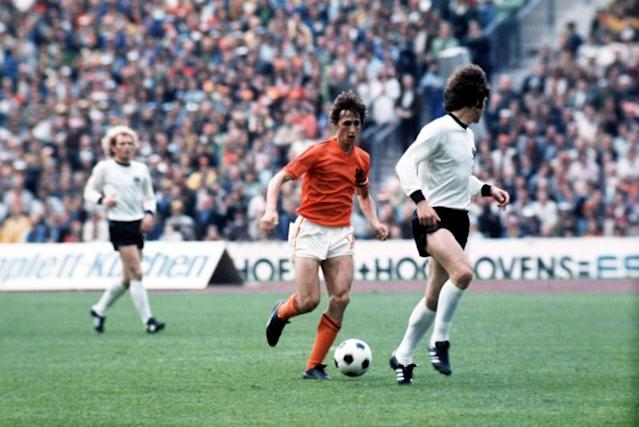
#> input picture images/wm74_2.bmp, 639 x 427 px, found by its file name
$ jupyter execute fft_filter2.ipynb
#> lines starting #> are read from the running program, lines starting #| are printed output that depends on the picture; long printed decimals are rounded
# FFT Filtering Test
### CS4243

[cell 1]
import numpy as np
import cv2 as cv
from matplotlib import pyplot as plt

[cell 2]
# constant coefficient to show the images if necessary

dc=100

[cell 3]
# The function takes two dimension inputs for the filter image;
# the third para is D0, which defines the circle area of the LowPass Filter.
# parameters: Image is MxN, D0 is the cutoff freq

def idealLowPass(M, N, D0):
    # Initializing the filter with ones; since the filter is a complex function,
    # it has two channels, representing the real and imaginary parts:

    filter = np.ones((M, N), dtype=np.uint8)
    # normalized cut_off frequency is mapped to real index
    D0 = D0 * min(M,N) / 2
    # Scanning through each pixel and calculating the distance of each pixel
    # to the image center. If the pixel is within D0, it is changed to 0:
    for i in range(M):
        for j in range(N):
            if ( (i-M/2)**2 + (j-N/2)**2)**0.5 >= D0:
                filter[i,j]= 0

    return filter

[cell 4]
# The function takes two dimension inputs for the filter image;
# the third para is D0, which defines the circle area of the LowPass Filter.
def idealHighPass(M, N, D0):
    return 1 - idealLowPass(M, N, D0)

[cell 5]
#
#
def ButterworthLowPass(M, N, D0, n_o):
    #
    filter = np.zeros((M, N))
    # normalized cut_off frequency is mapped to real index
    D0 = D0 * min(M,N) / 2
    n_o = 2 * n_o
    for i in range(M):
        for j in range(N):
            d = ( (i-M/2)**2 + (j-N/2)**2 )**0.5
            filter[i,j]= 1 / ( 1 + (d/D0)**n_o )

    return filter

[cell 6]
#
#
def ButterworthHighPass(M, N, D0, n_o):
    #
    return 1 - ButterworthLowPass(M, N, D0, n_o)

[cell 7]
# read the image, 0 means reading as gray level
gray = cv.imread("..\\wm74_2.bmp", 0)
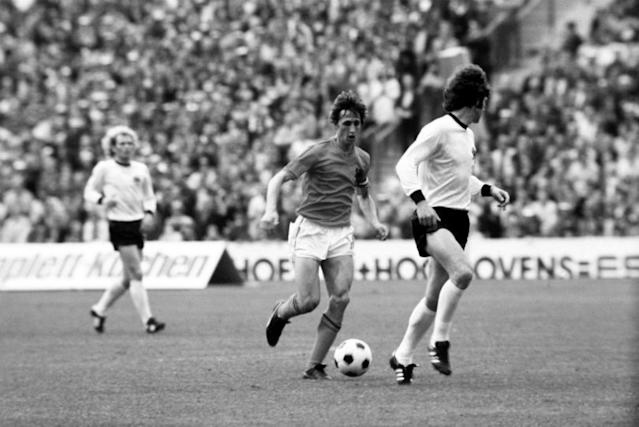
#> gray: shape (427, 639); min 0, max 255, mean 138.4

# Fourier transform
# output, img_dft, is a complex matrix of the image size
img_dft = np.fft.fft2(gray)

# we need to employ fftshift to bring the lower frequency components
# to the centre of the frequency domain
dft_shift = np.fft.fftshift(img_dft)  # Move frequency domain from upper left to middle

print(img_dft.shape , type(img_dft), img_dft[0,0])
#| (427, 639) <class 'numpy.ndarray'> (37763895+0j)

[cell 8]
# filtering

# finding the filter matrix size
M = gray.shape
#> M = (427, 639)
# computing absolute or magnitude or power spectrum and phase of the FFT of the image
dft_shift_abs = np.abs(dft_shift)
dft_shift_phase = np.angle(dft_shift)
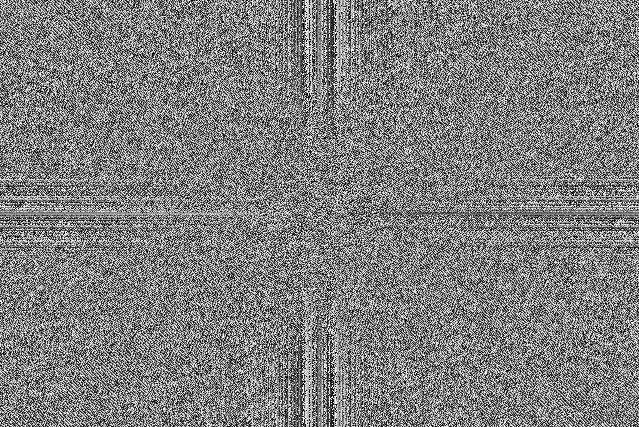
#> dft_shift_phase: shape (427, 639) float64; min -3.14, max 3.14, mean -1.56e-18; drawn with min black and max white

# we build a filter, same size of the image and fft
# lowpass filters
#f = ButterworthLowPass(M[0], M[1], 0.8, 1.5)
f = idealLowPass(M[0], M[1], 0.4)

# if you want highpass filters ....
#f = ButterworthHighPass(M[0], M[1], 0.4, 2)
#f = idealHighPass(M[0], M[1], 0.4)


# filtering, element wise multiplication
dft_shift_abs = np.multiply(dft_shift_abs,f)
# building the complext matrix after filtering
z = np.multiply ( dft_shift_abs , np.exp((1j)*(dft_shift_phase)) )

# fftshift used to re-shift the frequency components to their original place
# and make them ready for inverse fft transform
idft_shift = np.fft.ifftshift(z)  #Move the frequency domain from the middle to the upper left corner

[cell 9]
# showing the results, filtered image in the fft domain
# Z is a complex matrix, same size of your image, real and imaginary elements can be seen here
print(z)
#> (printed output is left out)
print(z.shape)
#| (427, 639)
print(np.min(dft_shift_phase) , '     ', np.min(np.abs(z)))
#| -3.142       0.0
print(np.max(dft_shift_phase) , '     ', np.max(np.abs(z)))
#| 3.142       37763895.0

### Inverse FFT ...

[cell 10]
# inverset fft, image is back to the spatial domain, abs is necessary since the output of
# inverse fourier, ifft, is complex
#
ifimg = np.fft.ifft2(idft_shift)  # Fourier library function call
ifimg = np.abs(ifimg)
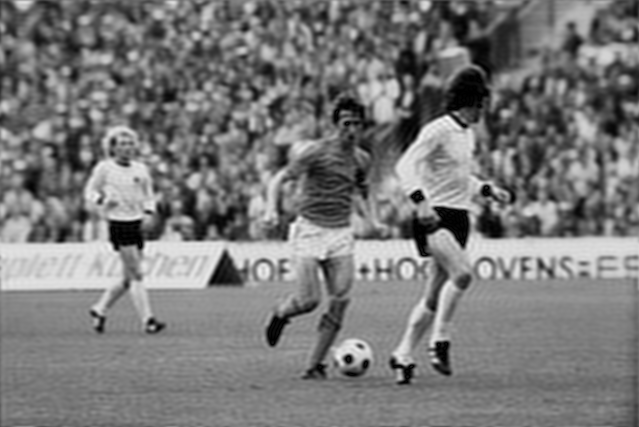
#> ifimg: shape (427, 639) float64; min 0.0819, max 290.6, mean 138.5; drawn with min black and max white

# showing the result
cv.imshow("Filtering Results",np.uint8(ifimg))
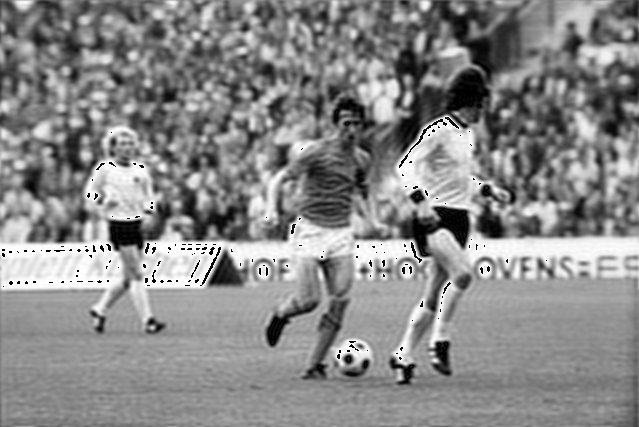
#> window 'Filtering Results': shape (427, 639); min 0, max 255, mean 136.7
cv.imshow("Original Image",gray)

if input('Do you want to see a result+dc too?')=='y':
    cv.imshow("Filtering Results + DC",np.uint8(ifimg))

# Draw pictures
plt.figure(figsize=(12,12))
plt.subplot(221), plt.imshow(gray, 'gray'), plt.title('Original Image')
plt.axis('off')

plt.subplot(222), plt.imshow(np.uint8(ifimg), 'gray'), plt.title('Filtering Results')
plt.axis('off')

plt.subplot(223), plt.imshow(np.uint8(f * dc), 'gray'), plt.title('The Filter')
plt.axis('off')

plt.show()
cv.waitKey(0)
cv.destroyAllWindows()

$ run again, with images/IMG_0054_1024.bmp copied over images/wm74_2.bmp
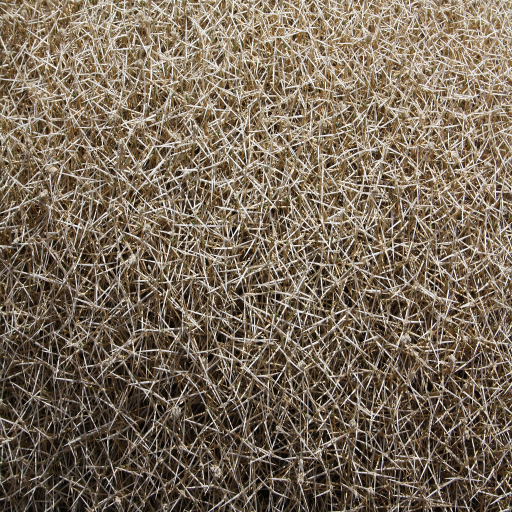
#> input picture images/IMG_0054_1024.bmp, 1024 x 1024 px, found by its file name (shown at 1/2 size)
#| (1024, 1024) <class 'numpy.ndarray'> (114253087+0j)
#> `dft_shift_phase = np.angle(dft_shift)`:
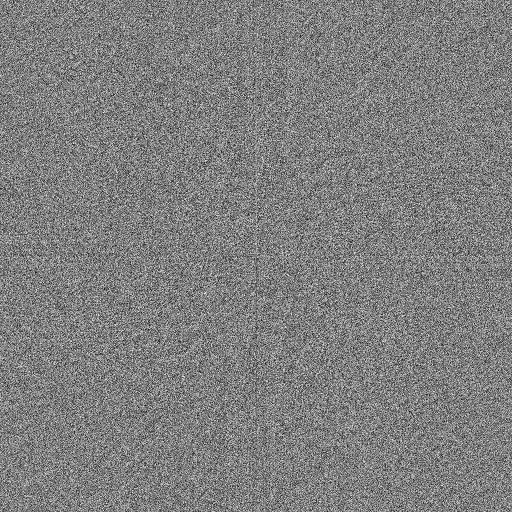
#> dft_shift_phase: shape (1024, 1024) float64 (shown at 1/2 size); min -3.14, max 3.14, mean 1.31e-18; drawn with min black and max white
#> (printed output is left out)
#| (1024, 1024)
#| -3.142       0.0
#| 3.142       114253087.0
#> `ifimg = np.abs(ifimg)`:
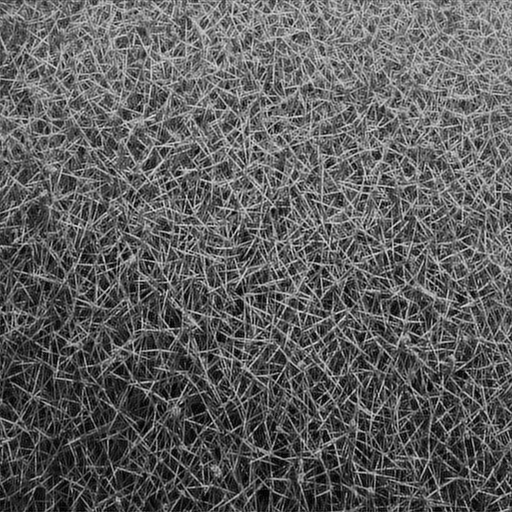
#> ifimg: shape (1024, 1024) float64 (shown at 1/2 size); min 3.98e-05, max 297, mean 109.1; drawn with min black and max white

$ run again, with images/high_spat_freq.bmp copied over images/wm74_2.bmp
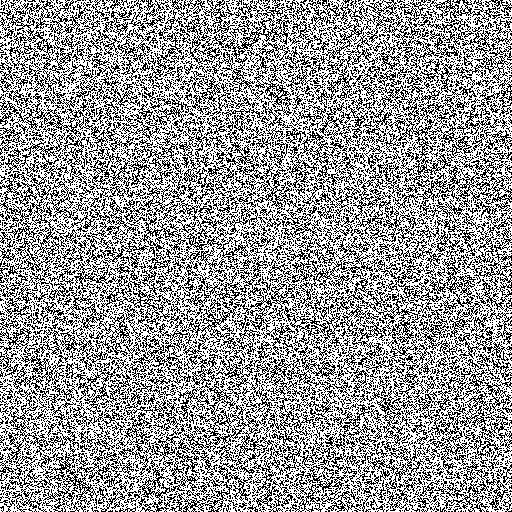
#> input picture images/high_spat_freq.bmp, 512 x 512 px, found by its file name
#> gray: shape (512, 512); values 0 (black) and 250 (white), 60.7% white; black in thin lines or dots
#| (512, 512) <class 'numpy.ndarray'> (39764500+0j)
#> (printed output is left out)
#| (512, 512)
#| -3.142       0.0
#| 3.142       39764500.0
#> `ifimg = np.abs(ifimg)`:
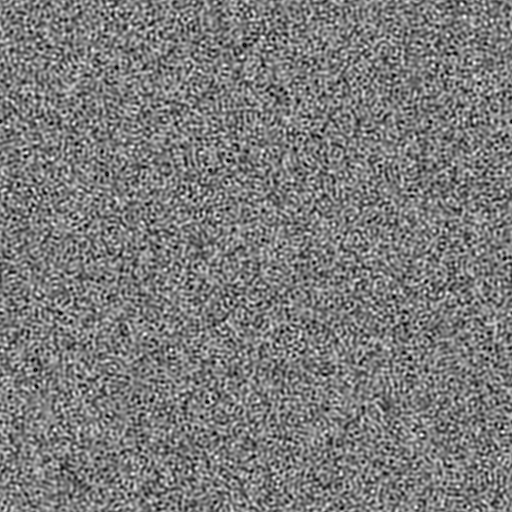
#> ifimg: shape (512, 512) float64; min 0.147, max 312.7, mean 151.7; drawn with min black and max white
#> `cv.imshow("Filtering Results",np.uint8(ifimg))`:
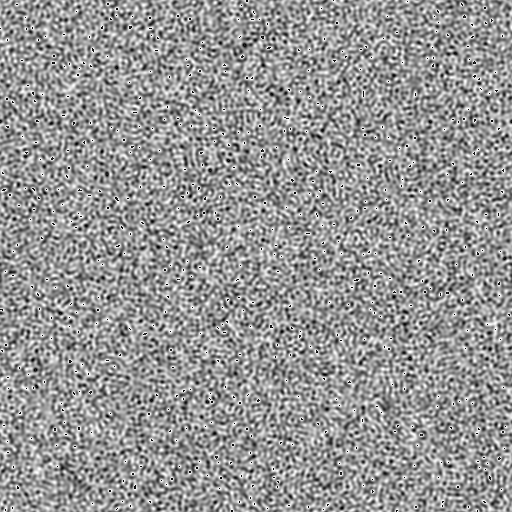
#> window 'Filtering Results': shape (512, 512); min 0, max 255, mean 149.8
